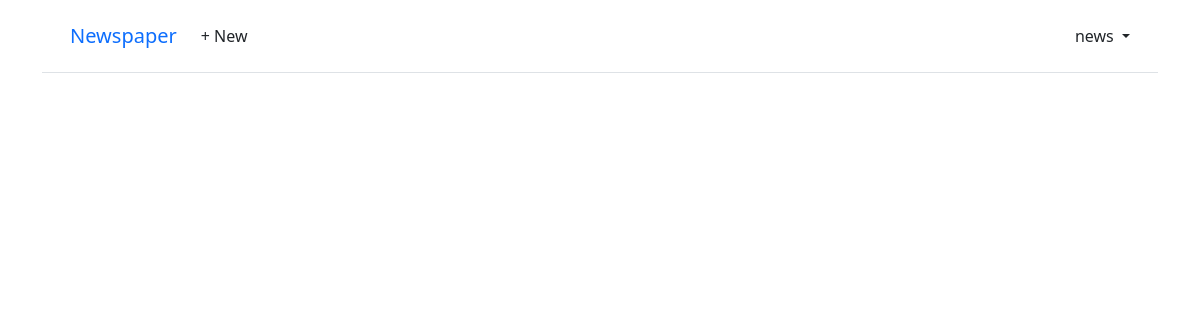
The page /articles/ (signed in) on the database as committed earlier.
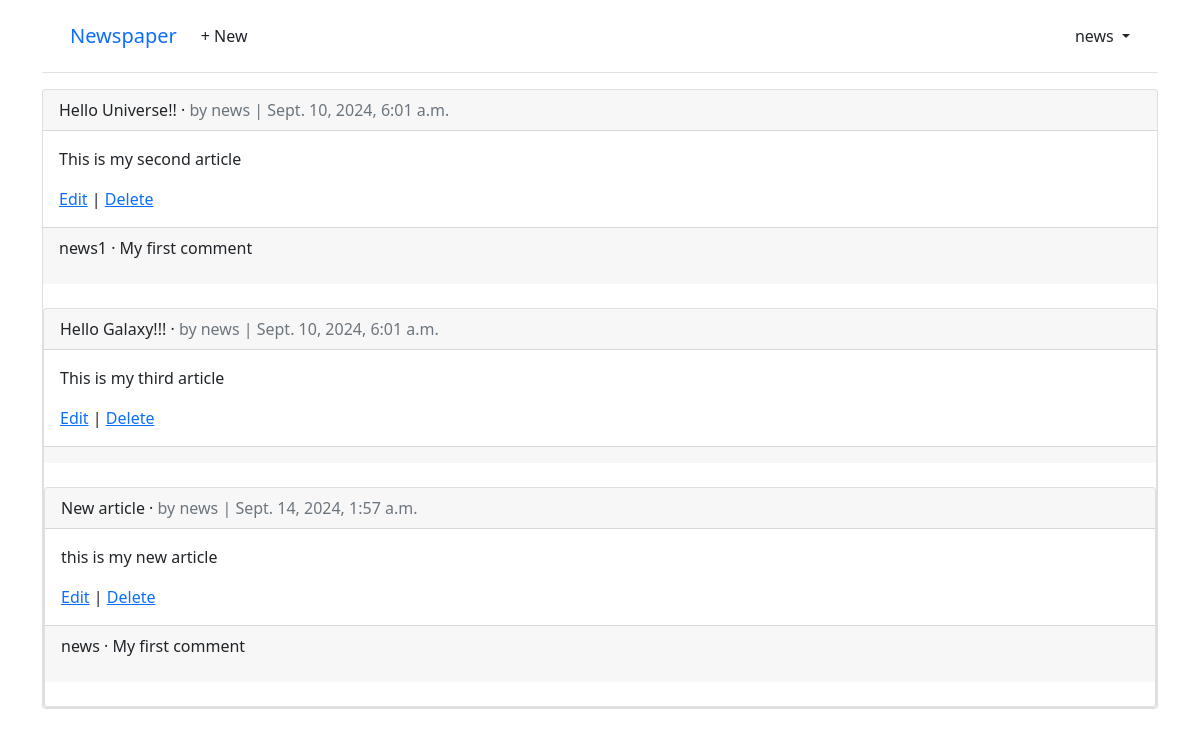
The same page on the database as committed later.
### accounts/models.py (models this page shows)
class CustomUser(AbstractUser):
    age = models.PositiveIntegerField(null =True,blank=True)

### articles/models.py (models this page shows, shortened)
class Article(models.Model):
    title = models.CharField(max_length=255)
    body = models.TextField()
    date = models.DateTimeField(auto_now_add=True)
    author = models.ForeignKey(
        settings.AUTH_USER_MODEL,
        on_delete= models.CASCADE,
    )

class Comment(models.Model):
    article = models.ForeignKey(Article, on_delete=models.CASCADE)
    comment = models.CharField(max_length=140)
    author = models.ForeignKey(
        settings.AUTH_USER_MODEL,
        on_delete = models.CASCADE,
    )
    def __str__(self):
        return self.comment

### articles/views.py (the view)
# urls.py: path("", ArticleListView.as_view(),name="article_list"),
class ArticleListView(LoginRequiredMixin,ListView):
    model = Article
    template_name = "article_list.html"

### accounts/templates/article_list.html (shortened to what this page needs)
{% extends "base.html" %}
{% block content %}
{% for article in article_list %}
    <div class="card">
    <div class="card-header">
    <span class="font-weight-bold">{{ article.title }}</span> &middot;
    <span class="text-muted">by {{ article.author }} |
    {{ article.date }}</span>
    </div>
    <div class="card-body">
        <p>{{ article.body }}</p>
        <a href="{% url 'article_edit' article.pk %}">Edit</a> |
        <a href="{% url 'article_delete' article.pk %}">Delete</a>
    </div>
    <div class="card-footer">
     {% for comment in article.comment_set.all %}
        <p>
        <span class="font-weight-bold">
            {{comment.author}} &middot;
        </span>
        {{comment}}
        </p>
    {% endfor %}
    </div>
    <br />
{% endfor %}
{% endblock content %}

### accounts/templates/base.html (shortened to what this page needs)
<!DOCTYPE html>
<html>
    <head>
        <link href="https://cdn.jsdelivr.net/npm/bootstrap@5.1.3/dist/css/bootstrap.min.css" rel="stylesheet">
        </head>
        <body>
        </body>
        <div class="container">
            <header class="p-3 mb-3 border-bottom">
            <div class="container">
            <div class="d-flex flex-wrap align-items-center justify-content-center
            justify-content-lg-start">
            <a class="navbar-brand" href="{% url 'home' %}">Newspaper</a>
            <ul class="nav col-12 col-lg-auto me-lg-auto mb-2 justify-content-center
            mb-md-0">
            {% if user.is_authenticated %}
            <li><a href="{% url 'article_new' %}" class="nav-link px-2 link-dark">+ New</a></li>
            </ul>
            <div class="dropdown text-end">
            <a href="#" class="d-block link-dark text-decoration-none dropdown-toggle"
            id="dropdownUser1" data-bs-toggle="dropdown" aria-expanded="false">
            {{ user.username }}
            </a>
        </div>
        {% endif %}
        </div>
        </div>
        </header>
        <main>
        {% block content %}
        {% endblock content %}
        </main>
        </div>
</html>

Rows that differ between the two databases and show on the page:
added Article: title "Hello Universe!!", author "news", date "Sept. 10, 2024, 6:01 a.m.", body "This is my second article"
added Comment: author "news1", comment "My first comment", shown under "Hello Universe!!"
added Article: title "Hello Galaxy!!!", author "news", date "Sept. 10, 2024, 6:01 a.m.", body "This is my third article"
added Article: title "New article", author "news", date "Sept. 14, 2024, 1:57 a.m.", body "this is my new article"
added Comment: author "news", comment "My first comment", shown under "New article"
